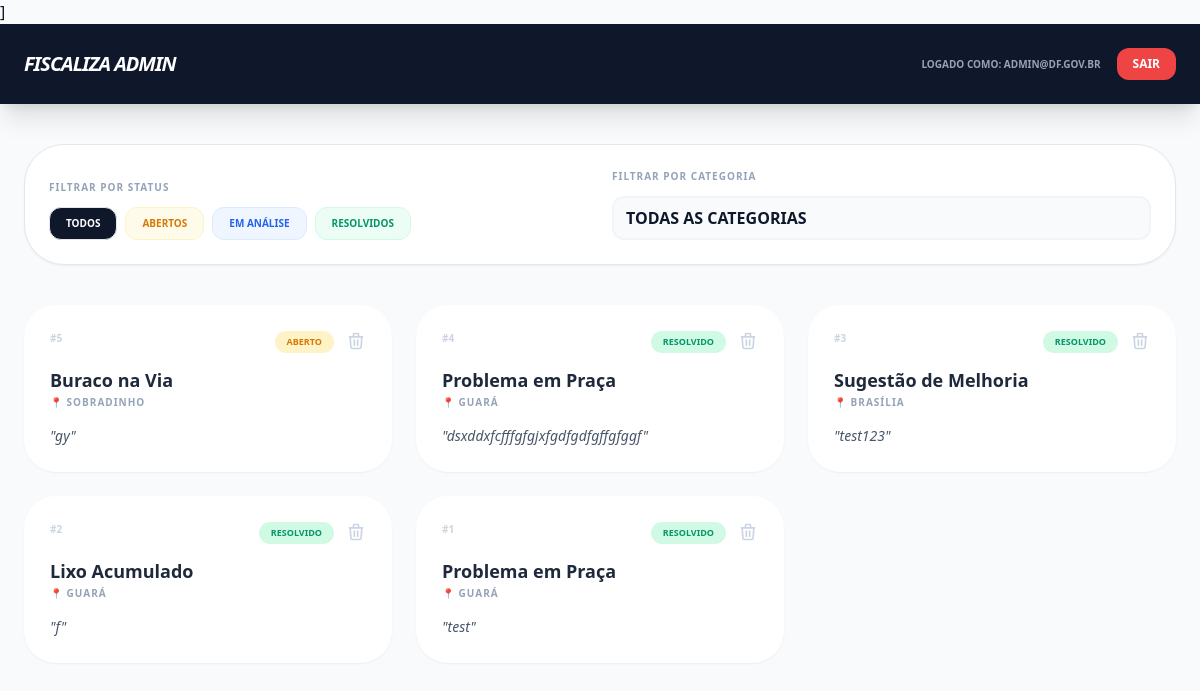
/admin (signed in), run on an earlier commit of the app's database.
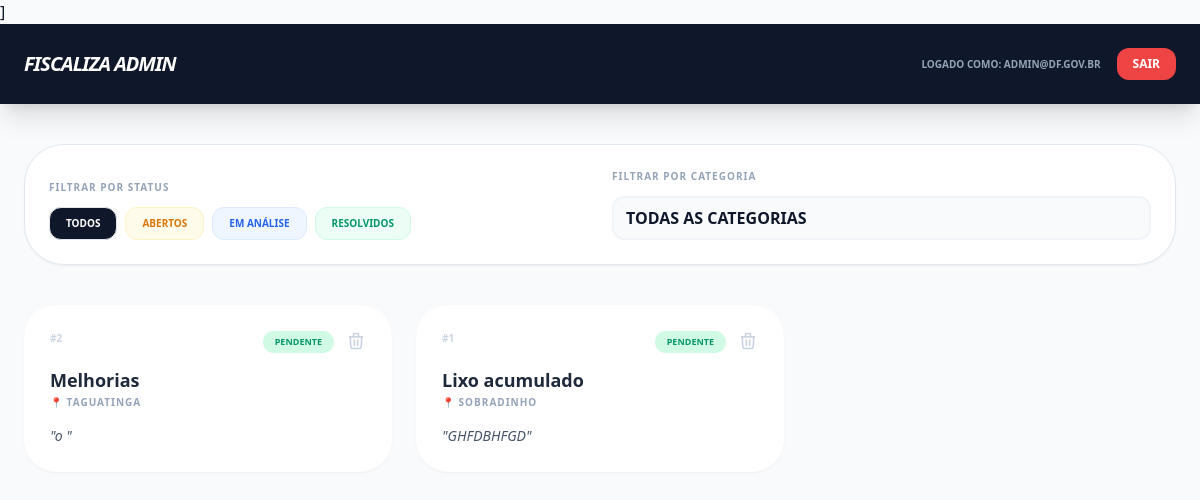
And on a later commit of the database.
### tables this page shows
CREATE TABLE reports (
            id INTEGER PRIMARY KEY AUTOINCREMENT,
            category TEXT NOT NULL,
            ra TEXT NOT NULL,
            description TEXT NOT NULL,
            status TEXT DEFAULT 'Pendente',
            date TEXT NOT NULL,
            lat REAL NOT NULL,
            lng REAL NOT NULL,
            image TEXT
        );

### app.py (the view)
@app.route('/admin')
@login_required
def admin():
    filtro_status = request.args.get('status')
    filtro_cat = request.args.get('categoria')
    aberto_id = request.args.get('detalhes')
    conn = get_db_connection()
    query = 'SELECT * FROM reports WHERE 1=1'
    params = []
    if filtro_status:
        query += ' AND status = ?'
        params.append(filtro_status)
    if filtro_cat:
        query += ' AND category = ?'
        params.append(filtro_cat)
    rows = conn.execute(query + ' ORDER BY id DESC', params).fetchall()
    denuncias = []
    for r in rows:
        d = dict(r)
        d['comentarios'] = conn.execute('SELECT * FROM comments WHERE report_id = ? ORDER BY id ASC', (r['id'],)).fetchall()
        denuncias.append(d)
    conn.close()
    return render_template('admin.html', denuncias=denuncias, categorias=CATEGORIAS,
                           status_sel=filtro_status, cat_sel=filtro_cat, aberto_id=aberto_id)

### app.py (called while the page is built)
def login_required(f):
    @wraps(f)
    def decorated_function(*args, **kwargs):
        if not session.get('admin_logged_in'):
            flash("Acesso restrito. Por favor, faça login.", "error")
            return redirect(url_for('login'))
        return f(*args, **kwargs)
    return decorated_function

def get_db_connection():
    conn = sqlite3.connect('database.db')
    conn.row_factory = sqlite3.Row
    return conn

### templates/admin.html (shortened to what this page needs)
<!DOCTYPE html>
<html lang="pt-br">
<head>
    <script src="https://cdn.tailwindcss.com"></script>]
     <link rel="stylesheet" href="/static/css/responsivo.css">
</head>
<body class="bg-slate-50 font-sans text-slate-900">
    <nav class="bg-slate-900 text-white p-6 sticky top-0 z-40 flex justify-between items-center shadow-xl">
        <h1 class="font-black italic text-xl uppercase tracking-tighter">Fiscaliza Admin</h1>
        <div class="flex items-center gap-4">
            <span class="text-[10px] uppercase font-bold text-slate-400">Logado como: admin@df.gov.br</span>
            <a href="/logout" class="bg-red-500 px-4 py-2 rounded-xl text-xs font-black uppercase hover:bg-red-600 transition">Sair</a>
        </div>
    </nav>
    <main class="max-w-7xl mx-auto px-6 py-10">
        <div class="bg-white p-6 rounded-[2.5rem] border border-slate-200 shadow-sm mb-10">
            <div class="flex flex-wrap gap-6 items-end">
                <div class="flex-1 min-w-[300px]">
                    <label class="block text-[10px] font-black uppercase text-slate-400 mb-3 tracking-widest">Filtrar por Status</label>
                    <div class="flex gap-2">
                        <a href="/admin" class="px-4 py-2 rounded-xl text-[10px] font-black uppercase border {% if not status_sel %} bg-slate-900 text-white {% else %} bg-slate-50 text-slate-400 border-slate-100 hover:bg-slate-100 {% endif %}">Todos</a>
                        <a href="/admin?status=Aberto" class="px-4 py-2 rounded-xl text-[10px] font-black uppercase border {% if status_sel == 'Aberto' %} bg-amber-500 text-white border-amber-500 {% else %} bg-amber-50 text-amber-600 border-amber-100 hover:bg-amber-100 {% endif %}">Abertos</a>
                        <a href="/admin?status=Em análise" class="px-4 py-2 rounded-xl text-[10px] font-black uppercase border {% if status_sel == 'Em análise' %} bg-blue-500 text-white border-blue-500 {% else %} bg-blue-50 text-blue-600 border-blue-100 hover:bg-blue-100 {% endif %}">Em Análise</a>
                        <a href="/admin?status=Resolvido" class="px-4 py-2 rounded-xl text-[10px] font-black uppercase border {% if status_sel == 'Resolvido' %} bg-emerald-500 text-white border-emerald-500 {% else %} bg-emerald-50 text-emerald-600 border-emerald-100 hover:bg-emerald-100 {% endif %}">Resolvidos</a>
                    </div>
                </div>
                <form action="/admin" method="GET" class="flex-1 min-w-[200px]">
                    <label class="block text-[10px] font-black uppercase text-slate-400 mb-3 tracking-widest">Filtrar por Categoria</label>
                    <select name="categoria" onchange="this.form.submit()" class="w-full p-3 bg-slate-50 border-2 border-slate-100 rounded-xl text-xs font-bold uppercase outline-none focus:border-blue-500 cursor-pointer">
                        <option value="">Todas as Categorias</option>
                    </select>
                </form>
            </div>
        </div>
        <div class="grid md:grid-cols-2 lg:grid-cols-3 gap-6">
            {% for d in denuncias %}
            <div class="bg-white p-6 rounded-[2rem] border-2 border-transparent hover:border-blue-500 shadow-sm transition-all relative group">
                <a href="/delete/{{ d.id }}" onclick="return confirm('Tem certeza que deseja apagar este registro definitivamente?')" class="absolute top-6 right-6 text-slate-300 hover:text-red-500 z-10 transition">
                    <svg class="w-5 h-5" fill="none" stroke="currentColor" viewBox="0 0 24 24"><path stroke-linecap="round" stroke-linejoin="round" stroke-width="2" d="M19 7l-.867 12.142A2 2 0 0116.138 21H7.862a2 2 0 01-1.995-1.858L5 7m5 4v6m4-6v6m1-10V4a1 1 0 00-1-1h-4a1 1 0 00-1 1v3M4 7h16"></path></svg>
                </a>
                <div onclick="window.location.href='/admin?detalhes={{ d.id }}{% if status_sel %}&status={{ status_sel }}{% endif %}{% if cat_sel %}&categoria={{ cat_sel }}{% endif %}'" class="cursor-pointer">
                    <div class="flex justify-between items-start mb-4 pr-8">
                        <span class="text-[10px] font-black text-slate-300 uppercase">#{{ d.id }}</span>
                        <span class="px-3 py-1 rounded-full text-[9px] font-black uppercase
                            {% if d.status == 'Aberto' %} bg-amber-100 text-amber-600
                            {% elif d.status == 'Em análise' %} bg-blue-100 text-blue-600
                            {% else %} bg-emerald-100 text-emerald-600 {% endif %}">
                            {{ d.status }}
                        </span>
                    </div>
                    <h3 class="font-black text-lg text-slate-800 leading-tight group-hover:text-blue-600 transition">{{ d.category }}</h3>
                    <p class="text-[10px] font-bold text-slate-400 mt-1 uppercase tracking-widest">📍 {{ d.ra }}</p>
                    <p class="text-sm text-slate-600 mt-4 line-clamp-2 italic">"{{ d.description }}"</p>
                </div>
            </div>
            {% endfor %}
        </div>
    </main>
</body>
</html>

### static/css/responsivo.css (style rules this page uses)
* { -webkit-tap-highlight-color: transparent; box-sizing: border-box; }
html, body { overflow-x: hidden; width: 100%; position: relative; }
input, select, textarea { font-size: 16px !important; appearance: none; -webkit-appearance: none; }

What changed in the data, as far as the page shows it:
removed reports: id "5", status "ABERTO", category "Buraco na Via", ra "SOBRADINHO", description "gy"
removed reports: id "4", status "RESOLVIDO", category "Problema em Praça", ra "GUARÁ", description "dsxddxfcfffgfgjxfgdfgdfgffgfggf"
removed reports: id "3", status "RESOLVIDO", category "Sugestão de Melhoria", ra "BRASÍLIA", description "test123"
changed reports id 2: status "RESOLVIDO" → "PENDENTE"; category "Lixo Acumulado" → "Melhorias"; ra "GUARÁ" → "TAGUATINGA"; description "f" → "o"
changed reports id 1: status "RESOLVIDO" → "PENDENTE"; category "Problema em Praça" → "Lixo acumulado"; ra "GUARÁ" → "SOBRADINHO"; description "test" → "GHFDBHFGD"
